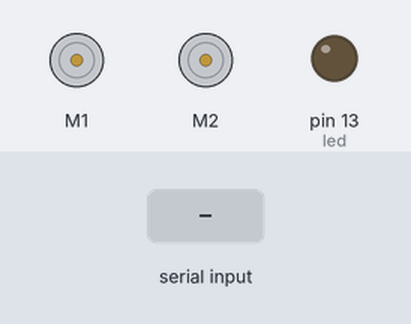
Recording of a sketch running on a simulated Arduino Uno, built with avr-gcc and run on an emulated ATmega328P. Shown: 2 × DC motor (green arrow = forward, orange = backward, longer = faster), output pins drawn as LEDs (lit = HIGH). Inputs (shaded band) come from the test bench.

Above: at 1.2 s.
1.3 s: "1" received over Serial
At 2.1 s:
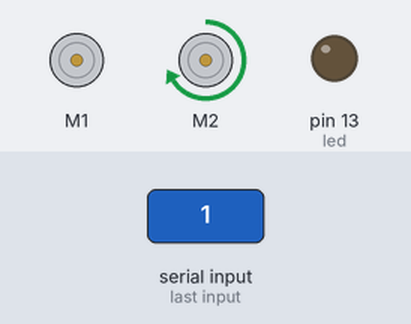
2.8 s: "2" received over Serial
At 3.2 s:
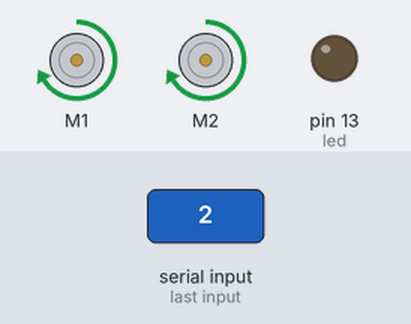
4.3 s: "3" received over Serial
At 5.5 s:
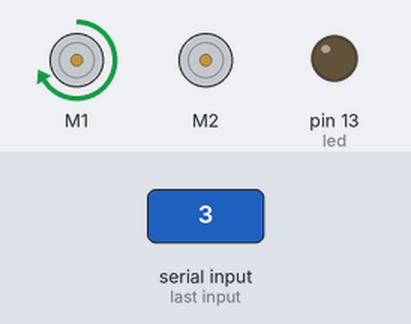
5.8 s: "4" received over Serial
At 6.7 s:
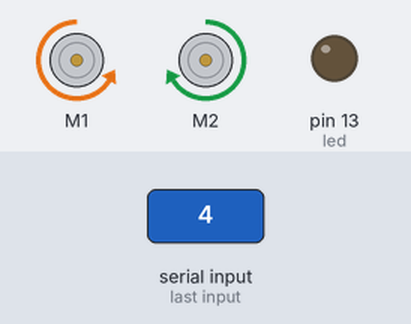
7.3 s: "5" received over Serial
At 7.8 s:
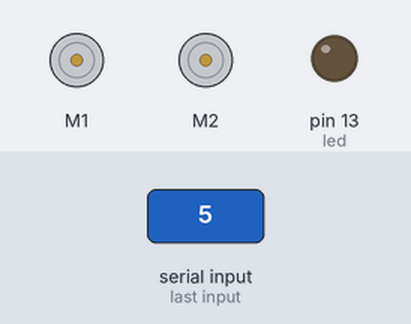
8.8 s: "6" received over Serial
At 10.2 s:
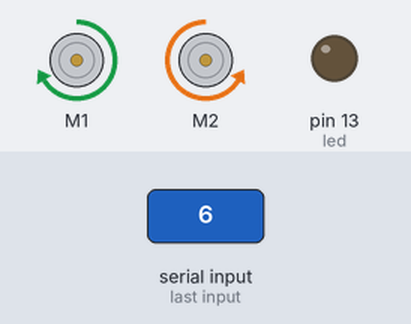
Timing chart, 0 to 11.3 s (numbered marks = the images above; inputs shaded):
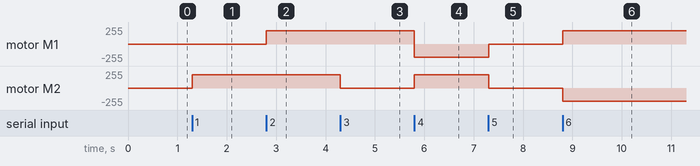

The sketch:

ESCLAVO.ino
```cpp
#include <AFMotor.h>

AF_DCMotor motori(1);
AF_DCMotor motord(2);


int led = 13;  // usamos un pin de salida al LED
int DATO = 0;      // Variable lectrura serial

void setup() {
    pinMode(led, OUTPUT);

    Serial.begin(9600);

}

void loop() {
if (Serial.available())
{
  DATO=Serial.read();
   if(DATO== '1'){
         motori.setSpeed(200);
         motord.setSpeed(200);
         motori.run(RELEASE);
         motord.run(FORWARD);
    }

   if(DATO== '2'){
         motori.setSpeed(200);
         motord.setSpeed(200);
         motori.run(FORWARD);
         motord.run(FORWARD);

    }
    if(DATO== '3'){
         motori.setSpeed(200);
         motord.setSpeed(200);
         motori.run(FORWARD);
         motord.run(RELEASE);

    }
    if(DATO== '4'){
         motori.setSpeed(200);
         motord.setSpeed(200);
         motori.run(BACKWARD);
         motord.run(FORWARD);

    }
    if(DATO== '5'){
         motori.setSpeed(200);
         motord.setSpeed(200);
         motori.run(RELEASE);
         motord.run(RELEASE);

    }
    else if(DATO== '6'){
         motori.setSpeed(200);
         motord.setSpeed(200);
         motori.run(FORWARD);
         motord.run(BACKWARD);

    }
    if(DATO== '7'){
         motori.setSpeed(200);
         motord.setSpeed(200);
         motori.run(RELEASE);
         motord.run(BACKWARD);

    }
    else if(DATO== '8'){
         motori.setSpeed(200);
         motord.setSpeed(200);
         motori.run(BACKWARD);
         motord.run(BACKWARD);

    }
    if(DATO== '9'){
         motori.setSpeed(200);
         motord.setSpeed(200);
         motori.run(BACKWARD);
         motord.run(RELEASE);
    }
  }
}
```

Measured:
- after the input at 1.3 s, motor M2: stopped → forward 200/255 at once
- after the input at 2.8 s, motor M1: stopped → forward 200/255 at once
- after the input at 4.3 s, motor M2: forward 200/255 → stopped at once
- after the input at 5.8 s, motor M1: forward 200/255 → backward 200/255 at once; motor M2: stopped → forward 200/255 at once
- after the input at 7.3 s, motor M1: backward 200/255 → stopped at once; motor M2: forward 200/255 → stopped at once
- after the input at 8.8 s, motor M1: stopped → forward 200/255 at once; motor M2: stopped → backward 200/255 at once
